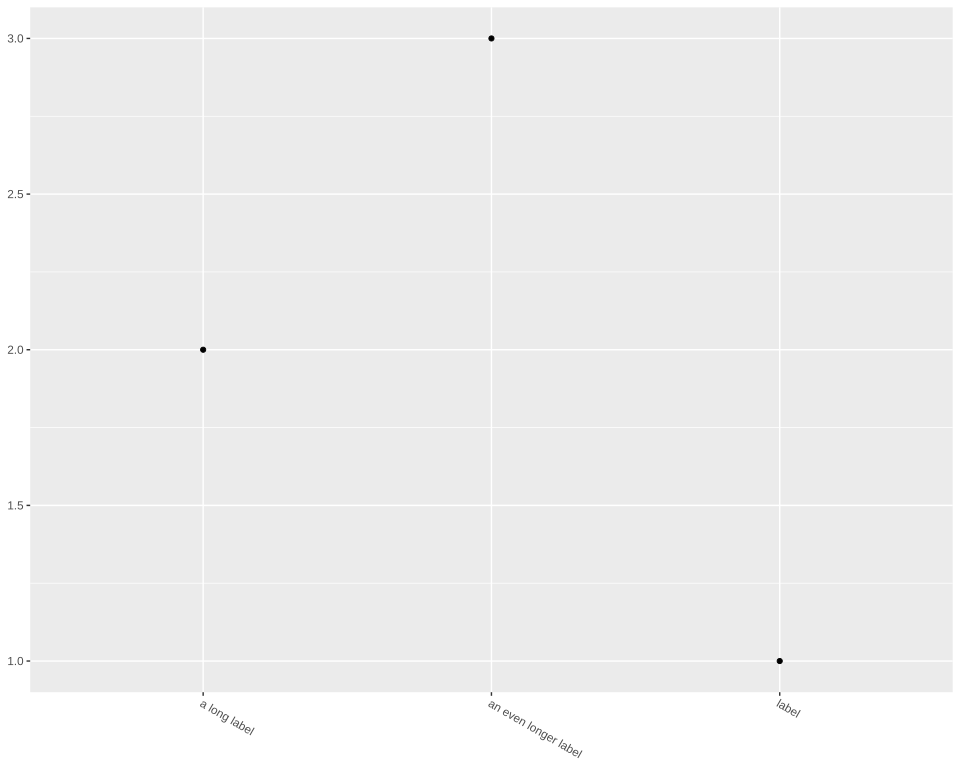

This figure's R source:
# The plot test/golden/theme_text_axis_x_negative.svg draws, drawn by ggplot2 itself, as ggplot2's
# own visual tests draw their snapshots: the independent check on that golden whenever it changes.
# The suite never runs this; it needs R, ggplot2 and vdiffr, saved as the Docker image
# giggly-r:ggplot2-4.0.3. From the repository's root:
#
#   docker run --rm -v "$PWD/test/golden":/golden:ro giggly-r:ggplot2-4.0.3 \
#     Rscript /golden/theme_text_axis_x_negative.R > theme_text_axis_x_negative.ggplot2.svg
#
# and compare the two drawings element by element, as test/golden/point.R describes.
#
# The ggplot2 book's long labels (Themes, "Axis"), turned 30 degrees clockwise, each starting at
# its tick (`angle = -30, vjust = 1, hjust = 0`), with no axis titles.
#
# First checked with ggplot2 4.0.3 and vdiffr 1.0.9: every element and clip path matches, and the
# one departure is test/golden/point.R's, the x axis drawn before the y.

library(ggplot2)

df <- data.frame(
  x = c("label", "a long label", "an even longer label"),
  y = 1:3
)

plot <- ggplot(df, aes(x, y)) +
  geom_point() +
  theme_gray() +
  theme(axis.text.x = element_text(angle = -30, vjust = 1, hjust = 0)) +
  xlab(NULL) +
  ylab(NULL)

file <- tempfile(fileext = ".svg")
vdiffr::write_svg(plot, file)
cat(readLines(file), sep = "\n")
